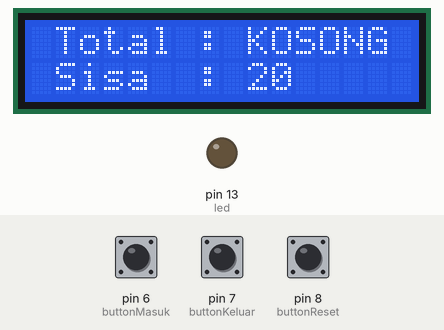
A sketch run on a simulated Arduino Uno, built with avr-gcc and run on an emulated ATmega328P. On the bench: 16×2 character LCD, output pins drawn as LEDs (lit = HIGH). Dashed ring = blinking. The test bench sets the inputs (shaded band); at power-on: pin 6 (buttonMasuk) LOW, pin 7 (buttonKeluar) LOW, pin 8 (buttonReset) LOW.

Above: at 6.3 s.
6.4 s: pin 6 (buttonMasuk) pulled HIGH for 0.15 s
At 7.7 s:
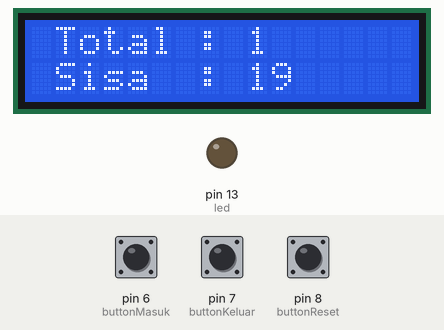
8.1 s: pin 7 (buttonKeluar) pulled HIGH for 1 s
At 8.37 s:
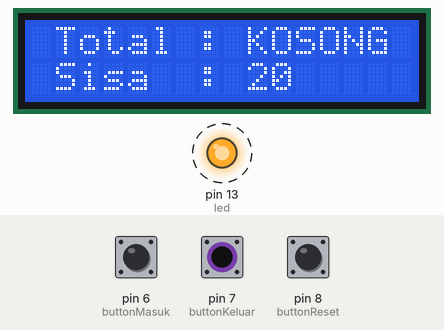
10.6 s: pin 8 (buttonReset) pulled HIGH for 3.2 s
At 14.9 s:
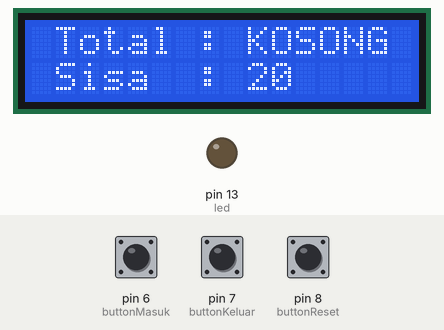
15.3 s: pin 6 (buttonMasuk) pulled HIGH for 3.2 s
At 18.1 s:
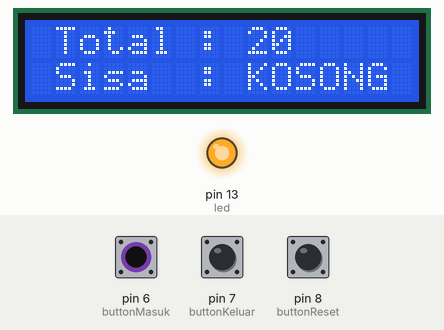
20.0 s: pin 6 (buttonMasuk) driven HIGH and pin 8 (buttonReset) driven HIGH
23.0 s: pin 8 (buttonReset) driven LOW
At 23.79 s:
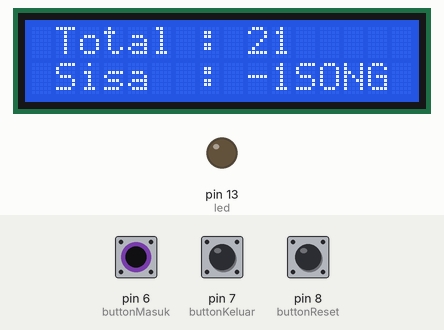
Timing chart, 0 to 26.0 s (numbered marks = the images above; inputs shaded):
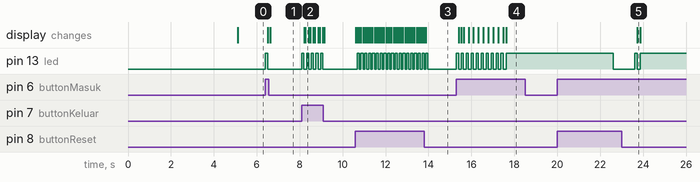

Measured:
- after the input at 6.4 s, pin 13 (led): LOW → HIGH at once, → LOW 0.10 s later; the display: first changes after 0.10 s (image 1 shows a later state)
- after the input at 8.1 s, pin 13 (led): alternates HIGH for 0.10 s and LOW for 0.12 s, 10 changes in all, then stays LOW, starting at once; the display: first changes after 0.10 s (image 2 shows a later state)
- after the input at 10.6 s, pin 13 (led): alternates HIGH for 0.10 s and LOW for 0.08 s, 38 changes in all, then stays LOW, starting after 0.08 s; the display: first changes at once (image 3 shows a later state)
- after the input at 15.3 s, pin 13 (led): alternates HIGH for 0.10 s and LOW for 0.13 s, 21 changes in all, then stays HIGH, starting at once; the display: first changes after 0.10 s (image 4 shows a later state)
- after the input at 23.0 s, the display: changes after 0.73 s (image 5)

The sketch:

visitor_counter.ino
```cpp
 #include <LiquidCrystal_I2C.h>
LiquidCrystal_I2C lcd(0x27, 16, 2);
const int  buttonMasuk = 6;
const int  buttonKeluar = 7;
const int  buttonReset = 8;
int Penghitung = 0;
int statusMasuk = 0;
int statusKeluar = 0;
int statusReset = 0;
int statusTerakhir = 0;
int led = 13;
int maksimal = 20;

void setup() {
   pinMode(buttonMasuk, INPUT);
   pinMode(buttonKeluar, INPUT);
   pinMode(buttonReset, INPUT);
   pinMode(led, OUTPUT);
   lcd.begin();
   lcd.setCursor(1,0);
   lcd.print("Selamat Datang");
   lcd.setCursor(2,1);
   lcd.print("Di Boarduino");
   delay(5000);
   lcd.clear();
   lcd.setCursor(1,0);
   lcd.print("Total :");
   lcd.setCursor(9,0);
   lcd.print("KOSONG");
   lcd.setCursor(1,1);
   lcd.print("Sisa  : ");
   lcd.setCursor(9,1);
   lcd.print(maksimal);
}

void loop() {
    statusReset = digitalRead(buttonReset);
    if (statusReset == HIGH) {
      Penghitung = 0;
      maksimal = 20;
      lcd.clear();
      delay(50);
      lcd.setCursor(1,0);
      lcd.print("Total :");
      lcd.setCursor(1,1);
      lcd.print("Sisa  : ");
      lcd.setCursor(9,0);
      lcd.print("KOSONG");
      lcd.setCursor(9,1);
      lcd.print(maksimal);
      digitalWrite(led, HIGH);
      delay(100);
      digitalWrite(led, LOW);
    }
   statusMasuk = digitalRead(buttonMasuk);
   if (statusMasuk != statusTerakhir) {
     if (statusMasuk == HIGH)
     {
      Penghitung++;
      maksimal--;
      digitalWrite(led, HIGH);
      delay(100);
      digitalWrite(led, LOW);
      lcd.setCursor(9,0);
      lcd.print(Penghitung);
      lcd.setCursor(9,1);
      lcd.print(maksimal);
     }
      delay(50);

   }
   statusTerakhir = statusMasuk;
   statusKeluar = digitalRead(buttonKeluar);
   if (statusKeluar != statusTerakhir) {
     if (statusKeluar == HIGH)
     {
      Penghitung-=1;
      maksimal++;
      digitalWrite(led, HIGH);
      delay(100);
      digitalWrite(led, LOW);
      lcd.setCursor(9,0);
      lcd.print(Penghitung);
     }
         delay(50);
         if (Penghitung > 0)
         {
            lcd.clear();
            delay(3);
            lcd.setCursor(1,0);
            lcd.print("Total :");
            lcd.setCursor(1,1);
            lcd.print("Sisa  : ");
            lcd.setCursor(9,0);
            lcd.print(Penghitung);
            lcd.setCursor(9,1);
            lcd.print(maksimal);
         }

         if (Penghitung <= 0)
         {
            Penghitung = 0;
            maksimal = 20;
            lcd.setCursor(1,1);
            lcd.print("Sisa  : ");
            lcd.setCursor(9,1);
            lcd.print(maksimal);
            lcd.setCursor(9,0);
            lcd.print("KOSONG");
         }
         if (Penghitung >= maksimal)
         {
           Penghitung = 20;
           maksimal = 0;
           lcd.setCursor(9,0);
           lcd.print(Penghitung);
           lcd.setCursor(9,1);
           lcd.print("KOSONG");
           digitalWrite(led, HIGH);
           delay(5000);
           digitalWrite(led, LOW);
           delay(1000);
         }
   }
   statusTerakhir = statusKeluar;
}
```
